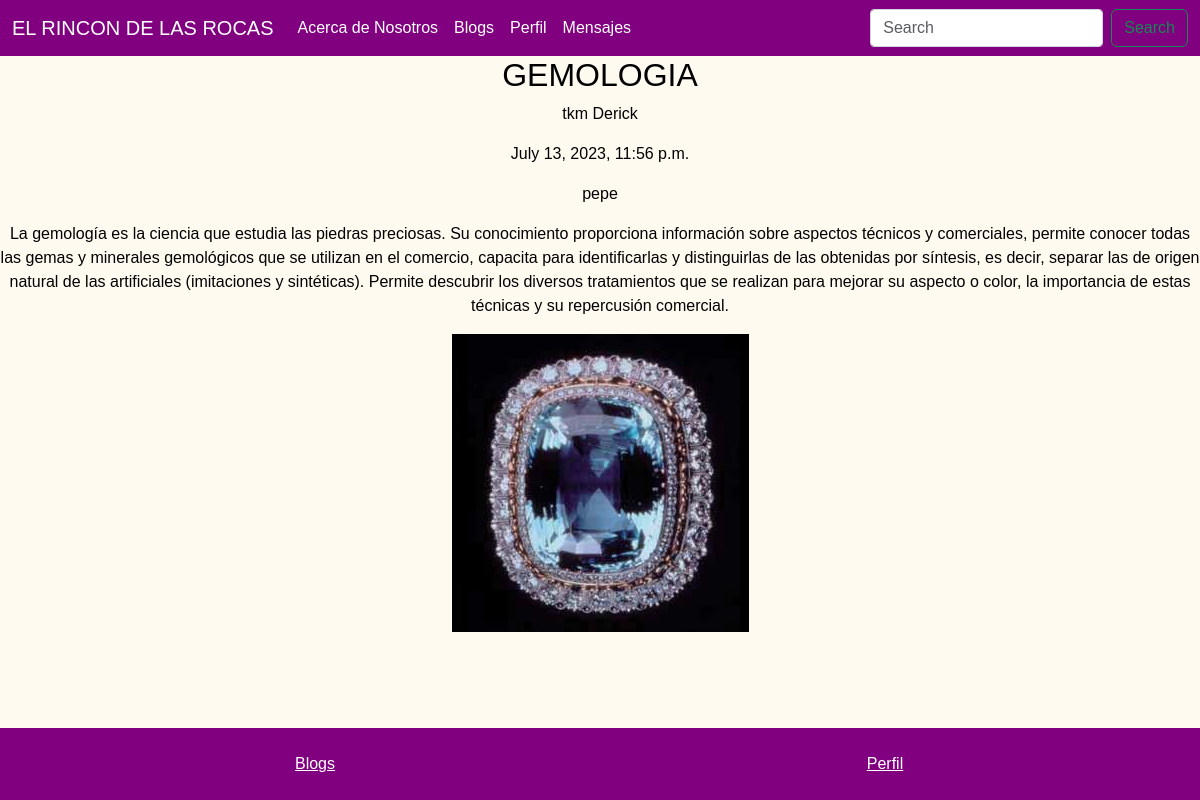
The app's page /pages/1/ with its own data.
### blog/models.py (models this page shows, shortened)
class Blog(models.Model):
    titulo = models.CharField(max_length=30)
    subtitulo = models.CharField(max_length=30)
    cuerpo = models.TextField()
    autor = models.ForeignKey(User, on_delete=models.CASCADE)
    fecha = models.DateTimeField(auto_now_add=True)
    imagen = models.ImageField(upload_to='blog_images/')

### blog/views.py (the view)
# urls.py: path('pages/<int:page_id>/', views.detalle_pagina, name='detalle_pagina'),
def detalle_pagina(request, page_id):
    pagina = Blog.objects.get(id=page_id)
    return render(request, 'blog/detalle_pagina.html', {'pagina': pagina})

### blog/templates/blog/detalle_pagina.html
{% extends 'blog/inicio.html' %}
{% block content %}
<h2>{{ pagina.titulo }}</h2>
<p>{{ pagina.subtitulo }}</p>
<p>{{ pagina.fecha }}</p>
<p>{{ pagina.autor.username }}</p>
<p>{{ pagina.cuerpo }}</p>
<img src="{{ pagina.imagen.url }}" alt="Imagen del blog">
{% endblock %}

### static/css/styles.css (style rules this page uses)
body { background-color: #FFFAF0; color: black; text-align: center; font-family: Arial, sans-serif; }

### records on screen
Blog: titulo "GEMOLOGIA", subtitulo "tkm Derick", fecha "July 13, 2023, 11:56 p.m.", autor.username "pepe", cuerpo "La gemología es la ciencia que estudia las piedras preciosas. Su conocimiento proporciona información sobre aspectos técnicos y comerciales, permite conocer todas las gemas y minerales gemológicos que se utilizan en el comercio, capacita para identificarlas y distinguirlas de las obtenidas por síntesis, es decir, separar las de origen natural de las artificiales (imitaciones y sintéticas). Permite descubrir los diversos tratamientos que se realizan para mejorar su aspecto o color, la importancia de estas técnicas y su repercusión comercial.", imagen (picture)
